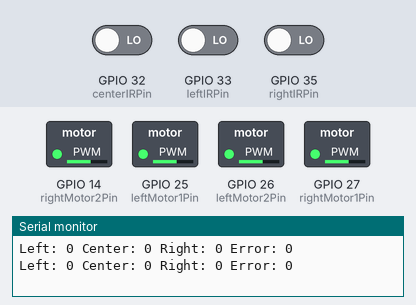
This sketch was run on a simulated ESP32. Shown: switched loads named in the sketch (green lamp = pin HIGH), the last lines printed to the serial monitor. Inputs (shaded band) come from the test bench; at power-on: GPIO 33 (leftIRPin) LOW, GPIO 32 (centerIRPin) LOW, GPIO 35 (rightIRPin) LOW.

Above: at 1.2 s.
1.3 s: GPIO 33 (leftIRPin) driven HIGH
At 2.5 s:
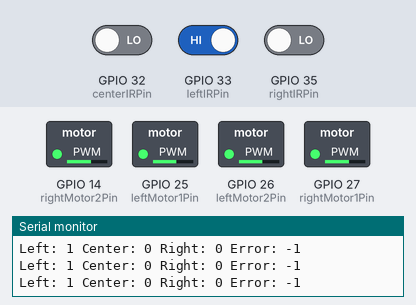
2.8 s: GPIO 32 (centerIRPin) driven HIGH
At 3.4 s:
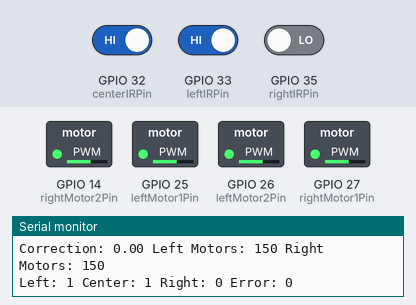
Timing chart, 0 to 5.8 s (numbered marks = the images above; inputs shaded):
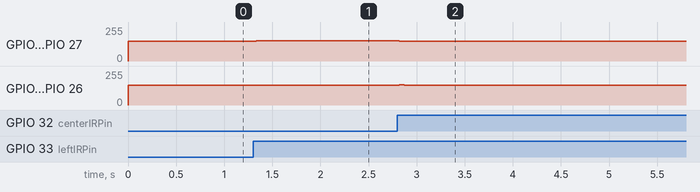

Measured:
- after the input at 1.3 s, GPIO 14 (rightMotor2Pin), GPIO 27 (rightMotor1Pin): 150/255 → 152/255 at once; GPIO 25 (leftMotor1Pin), GPIO 26 (leftMotor2Pin): 150/255 → 148/255 at once
- after the input at 2.8 s, GPIO 14 (rightMotor2Pin), GPIO 27 (rightMotor1Pin): 152/255 → 150/255 at once; GPIO 25 (leftMotor1Pin), GPIO 26 (leftMotor2Pin): 148/255 → 150/255 at once

The sketch:

lineFollower_advanced_prototype.ino
```cpp
#include "core_assigner.h"
#include "ir_sensor_task.h"
#include "pid_task.h"
#include "shared_data.h"

void setup() {
  Serial.begin(115200);

  // Assign tasks to cores
  assignToCore1(irSensorTask, "IR Sensor Task", 10000, NULL, 1);
  assignToCore2(pidTask, "PID Task", 10000, NULL, 0);
}

void loop() {
  // Main loop can handle additional tasks & debugs if needed
  delay(1000);
}
```

core_assigner.h
```cpp
#ifndef CORE_ASSIGNER_H
#define CORE_ASSIGNER_H

#include "Arduino.h"

// Task handles
TaskHandle_t Core1TaskHandle;
TaskHandle_t Core2TaskHandle;

// Function to assign a task to Core 1 (Core 0)
void assignToCore1(void (*task)(void *), const char *taskName, uint32_t stackSize, void *params, UBaseType_t priority) {
    xTaskCreatePinnedToCore(
        task,             // Task function
        taskName,         // Task name
        stackSize,        // Stack size
        params,           // Parameters
        priority,         // Priority
        &Core1TaskHandle, // Task handle
        0                 // Core 0
    );
}

// Function to assign a task to Core 2 (Core 1)
void assignToCore2(void (*task)(void *), const char *taskName, uint32_t stackSize, void *params, UBaseType_t priority) {
    xTaskCreatePinnedToCore(
        task,             // Task function
        taskName,         // Task name
        stackSize,        // Stack size
        params,           // Parameters
        priority,         // Priority
        &Core2TaskHandle, // Task handle
        1                 // Core 1
    );
}

#endif
```

ir_sensor_task.cpp
```cpp
#include "ir_sensor_task.h"

// IR sensor pins
const int leftIRPin = 33;
const int centerIRPin = 32;
const int rightIRPin = 35;

// Task to read IR sensors and calculate error
void irSensorTask(void *parameter) {
  pinMode(leftIRPin, INPUT);
  pinMode(centerIRPin, INPUT);
  pinMode(rightIRPin, INPUT);

  for (;;) {
    int leftValue = digitalRead(leftIRPin);
    int centerValue = digitalRead(centerIRPin);
    int rightValue = digitalRead(rightIRPin);

    // Calculate error based on sensor values
    if (centerValue == HIGH) {
      error = 0;
    } else if (leftValue == HIGH) {
      error = -1;
    } else if (rightValue == HIGH) {
      error = 1;
    } else {
      error = 0;
    }

    // Debug information
    Serial.print("Left: ");
    Serial.print(leftValue);
    Serial.print(" Center: ");
    Serial.print(centerValue);
    Serial.print(" Right: ");
    Serial.print(rightValue);
    Serial.print(" Error: ");
    Serial.println(error);

    delay(10); // Adjust sensor reading frequency
  }
}
```

ir_sensor_task.h
```cpp
#ifndef IR_SENSOR_TASK_H
#define IR_SENSOR_TASK_H

#include "Arduino.h"
#include "shared_data.h"

void irSensorTask(void *parameter);

#endif
```

pid_task.cpp
```cpp
#include "pid_task.h"

// PID constants
float Kp = 2.0, Ki = 0.0, Kd = 1.0;

volatile int lastError = 0;
volatile float integral = 0.0;

// Motor control pins
const int leftMotor1Pin = 25;
const int leftMotor2Pin = 26;
const int rightMotor1Pin = 27;
const int rightMotor2Pin = 14;

// Function to control motors
void controlMotors(float correction) {
  int baseSpeed = 150; // Base motor speed
  int leftMotorSpeed = baseSpeed + correction;
  int rightMotorSpeed = baseSpeed - correction;

  // Clamp motor speeds
  leftMotorSpeed = constrain(leftMotorSpeed, 0, 255);
  rightMotorSpeed = constrain(rightMotorSpeed, 0, 255);

  // Send speeds to motors
  analogWrite(leftMotor1Pin, leftMotorSpeed);
  analogWrite(leftMotor2Pin, leftMotorSpeed);
  analogWrite(rightMotor1Pin, rightMotorSpeed);
  analogWrite(rightMotor2Pin, rightMotorSpeed);

  // Debug information
  Serial.print("Correction: ");
  Serial.print(correction);
  Serial.print(" Left Motors: ");
  Serial.print(leftMotorSpeed);
  Serial.print(" Right Motors: ");
  Serial.println(rightMotorSpeed);
}

// Task to calculate PID and control motors
void pidTask(void *parameter) {
  pinMode(leftMotor1Pin, OUTPUT);
  pinMode(leftMotor2Pin, OUTPUT);
  pinMode(rightMotor1Pin, OUTPUT);
  pinMode(rightMotor2Pin, OUTPUT);

  for (;;) {
    // PID calculations
    integral += error;
    float derivative = error - lastError;
    float correction = (Kp * error) + (Ki * integral) + (Kd * derivative);

    // Control motors
    controlMotors(correction);

    lastError = error;
    delay(50); // Adjust PID update rate
  }
}
```

pid_task.h
```cpp
#ifndef PID_TASK_H
#define PID_TASK_H

#include "Arduino.h"
#include "shared_data.h"

void pidTask(void *parameter);

#endif
```

shared_data.cpp
```cpp
#include "shared_data.h"

// Define shared variables
volatile int error = 0;
```

shared_data.h
```cpp
#ifndef SHARED_DATA_H
#define SHARED_DATA_H

#include "Arduino.h"

// Shared variable for error
extern volatile int error;

#endif
```
